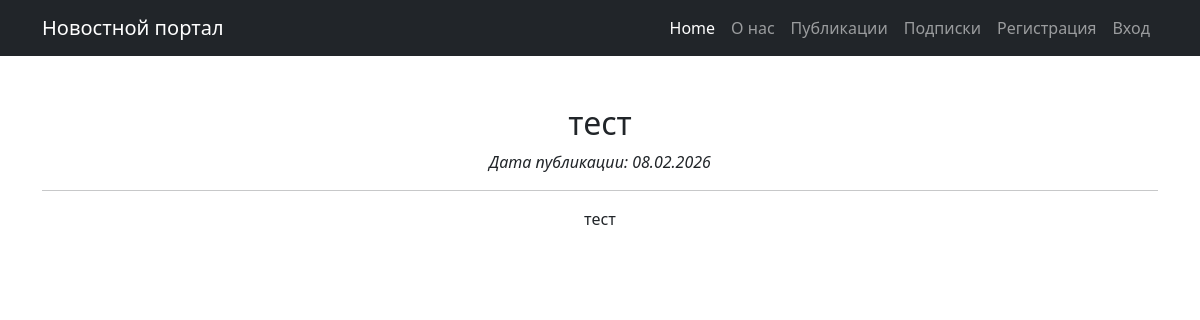
/19, run on the app's committed database.
### news/models.py (models this page shows, shortened)
class Post(models.Model):
    news = 'N'
    article = 'A'
    TYPES = [(news, 'Новость'), (article, 'Статья')]
    type = models.CharField(max_length=1, choices=TYPES, default=news)
    time_in = models.DateTimeField(auto_now_add=True)
    title = models.CharField(max_length=255)
    text = models.TextField()
    rating = models.IntegerField(default=0)
    author = models.ForeignKey('Author', on_delete=models.CASCADE, related_name='posts')
    categories = models.ManyToManyField('Category', through='PostCategory')

### news/views.py (the view)
# urls.py: path('<int:pk>', PostDetail.as_view(), name='post_detail'),
class PostDetail(DetailView):
    model = Post
    template_name = 'news/post.html'
    context_object_name = 'post'

### news/templatetags/custom_filters.py (called while the page is built)
@register.filter()
def censor(value):
    if not isinstance(value, str):
        return value
    text = value
    for word in BAD_WORDS:
        if word.lower() in text.lower():
            replacement = word[0] + "*" * (len(word)-2) + word[-1]
            text = text.replace(word, replacement)
    return text

### news/templates/news/post.html (shortened to what this page needs)
{% extends 'default.html' %}
{% load custom_filters %}
{% load custom_tags %}
{% block content %}
    <h2>{{ post.title|censor }}</h2>
    <p><i>Дата публикации: {{ post.time_in|date:'d.m.Y' }}</i></p>
    <hr>
    <div>{{ post.text|censor }}</div>
{% endblock %}

### data on the page
Post: title|censor "тест", time_in "08.02.2026", text|censor "тест"
